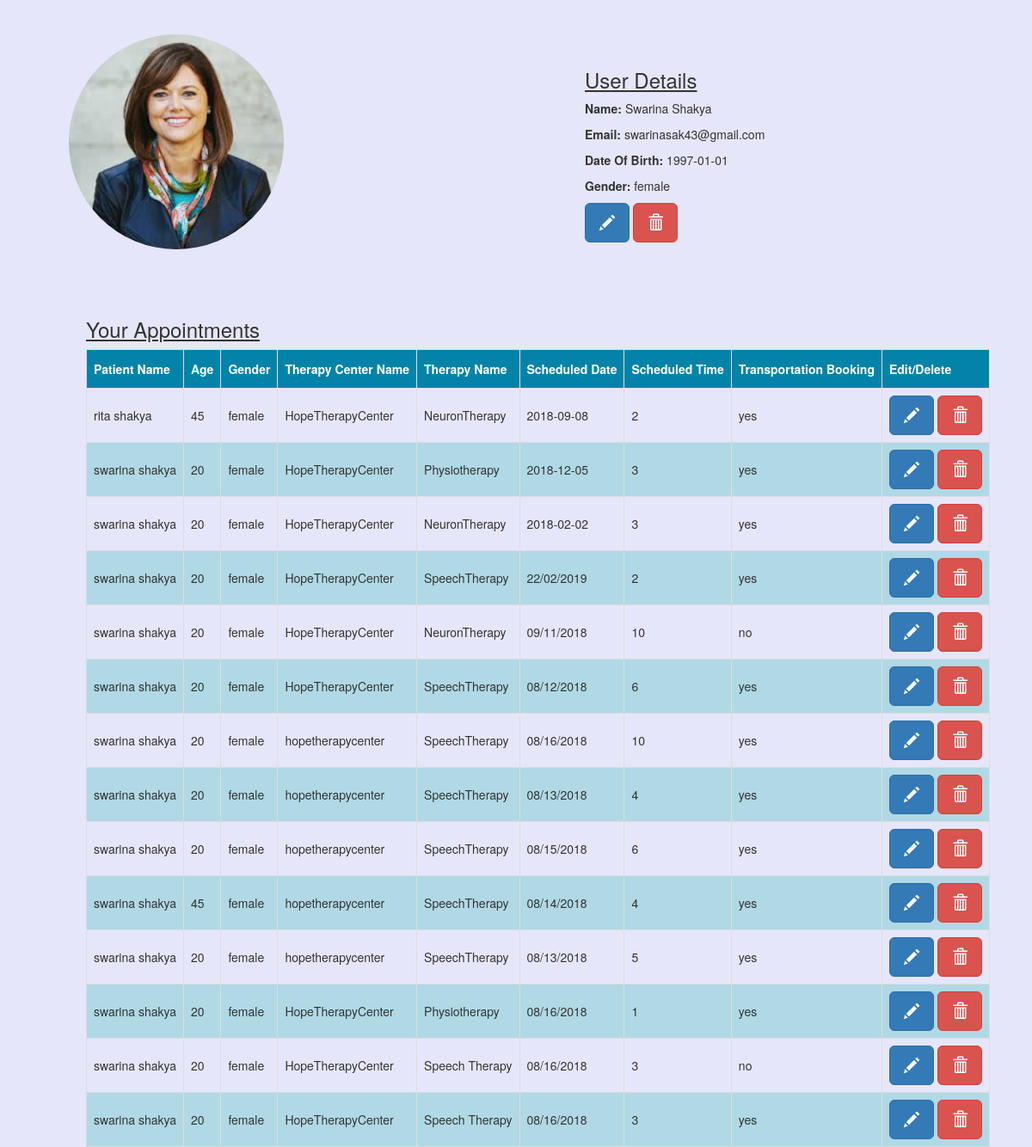
The page /normalconnect.php?username=swarinasak43@gmail.com on the database its author committed.
### tables this page shows
CREATE TABLE `client` (
  `id` int(10) NOT NULL,
  `name` varchar(250) NOT NULL,
  `surname` varchar(250) NOT NULL,
  `password` varchar(10) NOT NULL,
  `pass2` varchar(10) NOT NULL,
  `email` varchar(250) NOT NULL,
  `dob` date NOT NULL,
  `gender` varchar(10) NOT NULL
);

CREATE TABLE `appointments` (
  `id` int(10) NOT NULL,
  `firstname` varchar(250) NOT NULL,
  `lastname` varchar(250) NOT NULL,
  `email` varchar(250) NOT NULL,
  `age` int(10) NOT NULL,
  `gender` varchar(6) NOT NULL,
  `address` varchar(250) NOT NULL,
  `centername` varchar(250) NOT NULL,
  `tname` varchar(250) NOT NULL,
  `date` varchar(20) NOT NULL,
  `time` varchar(5) NOT NULL,
  `transport` varchar(5) NOT NULL
);

### normalconnect.php (the view, shortened to what this page needs)
<?php
	$uname=$_GET['username'];
$mysqli=NEW MySQLi('localhost','root','','registration');
$resultSet= $mysqli->query("SELECT * FROM client where email='$uname'");
echo"<!DOCTYPE html><html>".
"<head>".
"<title>My Account</title>".
  "<meta charset='utf-8'>".
  "<meta name='viewport' content='width=device-width, initial-scale=1'>".
  "<link rel='stylesheet' href='https://maxcdn.bootstrapcdn.com/bootstrap/3.3.7/css/bootstrap.min.css'>".
  "<script src='https://ajax.googleapis.com/ajax/libs/jquery/3.3.1/jquery.min.js'></script>".
  "<script src='https://maxcdn.bootstrapcdn.com/bootstrap/3.3.7/js/bootstrap.min.js'></script>".
  "<link rel='stylesheet' href='myacc.css'>".
"</head>".
"<body style='background-color:#E6E6FA'>".
"<div class='containers'>";
echo "<div class='split1 left'>".
"<img src='acc.jpg' alt='Profile Pic' width='250' height='250'></div>".
"<div class='split1 right1'>".
"<div class='box1'>";
if($resultSet->num_rows !=0){
	echo"<h3><u>User Details</u></h3>";
	while($rows=$resultSet->fetch_assoc())
	{
		$id=$rows['id'];
		$fname=$rows['name'];
		$lname=$rows['surname'];
		$url3="edituser.php?id=".$id;
		$url4="deleteuser.php?id=".$id;
		echo"<p><b> Name:</b> $fname $lname</p>";
		echo"<p><b> Email:</b> ". $rows['email']."</p>";
		echo"<p><b> Date Of Birth: </b>". $rows['dob']."</p>";
		echo"<p><b> Gender:</b> ". $rows['gender']."</p>";
		echo"
        <a href='$url3' class='btn btn-primary btn-lg'>
          <span class='glyphicon glyphicon-pencil'></span>
        </a> <a href='$url4' class='btn btn-danger btn-lg'>
          <span class='glyphicon glyphicon-trash'></span>
        </a>";
	}
}
echo "</div></div><div class='box2'>";
	echo"<p><h3><u>Your Appointments</u></h3></p>";
	$mysqli=NEW MySQLi('localhost','root','','registration');
	$resultSet= $mysqli->query("SELECT * FROM appointments where email='$uname'");
	echo"<table class='customers'><thead><tr>".
	  "<th>Patient Name</th>".
        "<th>Age</th>".
		"<th>Gender</th>".
		"<th>Therapy Center Name</th>".
		"<th>Therapy Name</th>".
		"<th>Scheduled Date</th>".
		"<th>Scheduled Time</th>".
		"<th>Transportation Booking</th>".
		"<th>Edit/Delete</th>".
      "</tr>".
    "</thead>".
	"<tbody>";
if($resultSet->num_rows !=0){
	while($rows=$resultSet->fetch_assoc())
	{
		$fname=$rows['firstname'];
		$lname=$rows['lastname'];
		$id=$rows['id'];
		$url1="edit.php?id=".$id;
		$url2="delete.php?id=".$id;
		echo"<tr>";
		echo"<td>$fname $lname</td>";
		echo"<td> ". $rows['age']."</td>";
		echo"<td> ". $rows['gender']."</td>";
		echo"<td> ". $rows['centername']."</td>";
		echo"<td> ". $rows['tname']."</td>";
		echo"<td> ". $rows['date']."</td>";
		echo"<td> ". $rows['time']."</td>";
		echo"<td>".$rows['transport']."</td>";
		echo"<td>
        <a href='$url1' class='btn btn-primary btn-lg'>
          <span class='glyphicon glyphicon-pencil'></span>
        </a> <a href='$url2' class='btn btn-danger btn-lg'>
          <span class='glyphicon glyphicon-trash'></span>
        </a></td></tr>";
	}
	echo "</tbody>".
  "</table>";
 echo"</div></div></body></html>";
 }else{
	echo"<p>not found</p>";
}
?>

### myacc.css (style rules this page uses)
img { border-radius: 50%; }
.containers { position:relative; margin-top:5px; margin-left:80px; }
.containers .split1 { position: absolute; z-index: 1; overflow-x: hidden; padding-top: 20px; }
.left { left: 0; }
.right1 { right: 0; left: 600px; }
.containers .box1 { position:relative; margin-top:40px; border:2px black; width:300px; }
.containers .box2 { position:relative; top:350px; left:20px; right:20px; }
.customers td, .customers th { border: 1px solid #ddd; padding: 8px; }
.customers tr:nth-child(even) { background-color: #b0d9e5; }
.customers th { padding-top: 12px; padding-bottom: 12px; text-align: left; background-color: #0383a8; color: white; }

### rows shown on the page
client: name "Swarina", surname "Shakya", email "swarinasak43@gmail.com", dob "1997-01-01", gender "female"
appointments: firstname "rita", lastname "shakya", age "45", gender "female", centername "HopeTherapyCenter", tname "NeuronTherapy", date "2018-09-08", time "2", transport "yes"
appointments: firstname "swarina", lastname "shakya", age "20", gender "female", centername "HopeTherapyCenter", tname "Physiotherapy", date "2018-12-05", time "3", transport "yes"
appointments: firstname "swarina", lastname "shakya", age "20", gender "female", centername "HopeTherapyCenter", tname "NeuronTherapy", date "2018-02-02", time "3", transport "yes"
appointments: firstname "swarina", lastname "shakya", age "20", gender "female", centername "HopeTherapyCenter", tname "SpeechTherapy", date "22/02/2019", time "2", transport "yes"
appointments: firstname "swarina", lastname "shakya", age "20", gender "female", centername "HopeTherapyCenter", tname "NeuronTherapy", date "09/11/2018", time "10", transport "no"
appointments: firstname "swarina", lastname "shakya", age "20", gender "female", centername "HopeTherapyCenter", tname "SpeechTherapy", date "08/12/2018", time "6", transport "yes"
appointments: firstname "swarina", lastname "shakya", age "20", gender "female", centername "hopetherapycenter", tname "SpeechTherapy", date "08/16/2018", time "10", transport "yes"
appointments: firstname "swarina", lastname "shakya", age "20", gender "female", centername "hopetherapycenter", tname "SpeechTherapy", date "08/13/2018", time "4", transport "yes"
appointments: firstname "swarina", lastname "shakya", age "20", gender "female", centername "hopetherapycenter", tname "SpeechTherapy", date "08/15/2018", time "6", transport "yes"
appointments: firstname "swarina", lastname "shakya", age "45", gender "female", centername "hopetherapycenter", tname "SpeechTherapy", date "08/14/2018", time "4", transport "yes"
appointments: firstname "swarina", lastname "shakya", age "20", gender "female", centername "hopetherapycenter", tname "SpeechTherapy", date "08/13/2018", time "5", transport "yes"
appointments: firstname "swarina", lastname "shakya", age "20", gender "female", centername "HopeTherapyCenter", tname "Physiotherapy", date "08/16/2018", time "1", transport "yes"
appointments: firstname "swarina", lastname "shakya", age "20", gender "female", centername "HopeTherapyCenter", tname "Speech Therapy", date "08/16/2018", time "3", transport "no"
appointments: firstname "swarina", lastname "shakya", age "20", gender "female", centername "HopeTherapyCenter", tname "Speech Therapy", date "08/16/2018", time "3", transport "yes"
